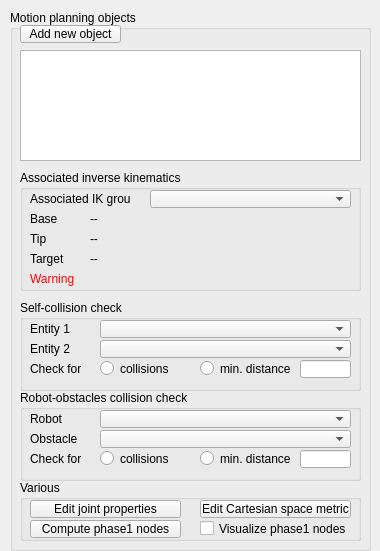
<?xml version="1.0" encoding="UTF-8"?>
<ui version="4.0">
 <class>CQDlgMotionPlanning</class>
 <widget class="QDialog" name="CQDlgMotionPlanning">
  <property name="geometry">
   <rect>
    <x>0</x>
    <y>0</y>
    <width>380</width>
    <height>551</height>
   </rect>
  </property>
  <property name="windowTitle">
   <string>Motion Planning</string>
  </property>
  <property name="locale">
   <locale language="English" country="UnitedStates"/>
  </property>
  <widget class="QGroupBox" name="groupBox">
   <property name="geometry">
    <rect>
     <x>10</x>
     <y>10</y>
     <width>361</width>
     <height>541</height>
    </rect>
   </property>
   <property name="title">
    <string>Motion planning objects</string>
   </property>
   <property name="flat">
    <bool>true</bool>
   </property>
   <widget class="QToolButton" name="qqAddNew">
    <property name="geometry">
     <rect>
      <x>10</x>
      <y>15</y>
      <width>101</width>
      <height>18</height>
     </rect>
    </property>
    <property name="focusPolicy">
     <enum>Qt::StrongFocus</enum>
    </property>
    <property name="text">
     <string>Add new object</string>
    </property>
   </widget>
   <widget class="QListWidget" name="qqList">
    <property name="geometry">
     <rect>
      <x>10</x>
      <y>40</y>
      <width>341</width>
      <height>111</height>
     </rect>
    </property>
   </widget>
   <widget class="QGroupBox" name="groupBox_3">
    <property name="geometry">
     <rect>
      <x>10</x>
      <y>290</y>
      <width>341</width>
      <height>91</height>
     </rect>
    </property>
    <property name="title">
     <string>Self-collision check</string>
    </property>
    <property name="flat">
     <bool>true</bool>
    </property>
    <widget class="QLineEdit" name="qqSelfDistDist">
     <property name="geometry">
      <rect>
       <x>280</x>
       <y>60</y>
       <width>51</width>
       <height>18</height>
      </rect>
     </property>
    </widget>
    <widget class="QLabel" name="label_4">
     <property name="geometry">
      <rect>
       <x>10</x>
       <y>20</y>
       <width>71</width>
       <height>18</height>
      </rect>
     </property>
     <property name="text">
      <string>Entity 1</string>
     </property>
    </widget>
    <widget class="QComboBox" name="qqEntity1Combo">
     <property name="geometry">
      <rect>
       <x>80</x>
       <y>20</y>
       <width>251</width>
       <height>18</height>
      </rect>
     </property>
    </widget>
    <widget class="QLabel" name="label_5">
     <property name="geometry">
      <rect>
       <x>10</x>
       <y>40</y>
       <width>71</width>
       <height>18</height>
      </rect>
     </property>
     <property name="text">
      <string>Entity 2</string>
     </property>
    </widget>
    <widget class="QComboBox" name="qqEntity2Combo">
     <property name="geometry">
      <rect>
       <x>80</x>
       <y>40</y>
       <width>251</width>
       <height>18</height>
      </rect>
     </property>
    </widget>
    <widget class="QRadioButton" name="qqSelfColl">
     <property name="geometry">
      <rect>
       <x>80</x>
       <y>60</y>
       <width>71</width>
       <height>17</height>
      </rect>
     </property>
     <property name="text">
      <string>collisions</string>
     </property>
     <property name="autoExclusive">
      <bool>false</bool>
     </property>
    </widget>
    <widget class="QLabel" name="label_6">
     <property name="geometry">
      <rect>
       <x>10</x>
       <y>60</y>
       <width>71</width>
       <height>18</height>
      </rect>
     </property>
     <property name="text">
      <string>Check for</string>
     </property>
    </widget>
    <widget class="QRadioButton" name="qqSelfDist">
     <property name="geometry">
      <rect>
       <x>180</x>
       <y>60</y>
       <width>91</width>
       <height>17</height>
      </rect>
     </property>
     <property name="text">
      <string>min. distance</string>
     </property>
     <property name="autoExclusive">
      <bool>false</bool>
     </property>
    </widget>
   </widget>
   <widget class="QGroupBox" name="groupBox_4">
    <property name="geometry">
     <rect>
      <x>10</x>
      <y>380</y>
      <width>341</width>
      <height>91</height>
     </rect>
    </property>
    <property name="title">
     <string>Robot-obstacles collision check</string>
    </property>
    <property name="flat">
     <bool>true</bool>
    </property>
    <widget class="QLineEdit" name="qqDistDist">
     <property name="geometry">
      <rect>
       <x>280</x>
       <y>60</y>
       <width>51</width>
       <height>18</height>
      </rect>
     </property>
    </widget>
    <widget class="QLabel" name="label_7">
     <property name="geometry">
      <rect>
       <x>10</x>
       <y>20</y>
       <width>71</width>
       <height>18</height>
      </rect>
     </property>
     <property name="text">
      <string>Robot</string>
     </property>
    </widget>
    <widget class="QComboBox" name="qqRobotCombo">
     <property name="geometry">
      <rect>
       <x>80</x>
       <y>20</y>
       <width>251</width>
       <height>18</height>
      </rect>
     </property>
    </widget>
    <widget class="QLabel" name="label_8">
     <property name="geometry">
      <rect>
       <x>10</x>
       <y>40</y>
       <width>71</width>
       <height>18</height>
      </rect>
     </property>
     <property name="text">
      <string>Obstacle</string>
     </property>
    </widget>
    <widget class="QComboBox" name="qqObstacleCombo">
     <property name="geometry">
      <rect>
       <x>80</x>
       <y>40</y>
       <width>251</width>
       <height>18</height>
      </rect>
     </property>
    </widget>
    <widget class="QRadioButton" name="qqColl">
     <property name="geometry">
      <rect>
       <x>80</x>
       <y>60</y>
       <width>71</width>
       <height>17</height>
      </rect>
     </property>
     <property name="text">
      <string>collisions</string>
     </property>
     <property name="autoExclusive">
      <bool>false</bool>
     </property>
    </widget>
    <widget class="QLabel" name="label_9">
     <property name="geometry">
      <rect>
       <x>10</x>
       <y>60</y>
       <width>71</width>
       <height>18</height>
      </rect>
     </property>
     <property name="text">
      <string>Check for</string>
     </property>
    </widget>
    <widget class="QRadioButton" name="qqDist">
     <property name="geometry">
      <rect>
       <x>180</x>
       <y>60</y>
       <width>91</width>
       <height>17</height>
      </rect>
     </property>
     <property name="text">
      <string>min. distance</string>
     </property>
     <property name="autoExclusive">
      <bool>false</bool>
     </property>
    </widget>
   </widget>
   <widget class="QGroupBox" name="groupBox_5">
    <property name="geometry">
     <rect>
      <x>10</x>
      <y>160</y>
      <width>341</width>
      <height>121</height>
     </rect>
    </property>
    <property name="title">
     <string>Associated inverse kinematics</string>
    </property>
    <property name="flat">
     <bool>true</bool>
    </property>
    <widget class="QLabel" name="label_10">
     <property name="geometry">
      <rect>
       <x>10</x>
       <y>20</y>
       <width>101</width>
       <height>18</height>
      </rect>
     </property>
     <property name="text">
      <string>Associated IK group</string>
     </property>
    </widget>
    <widget class="QComboBox" name="qqIkGroupCombo">
     <property name="geometry">
      <rect>
       <x>130</x>
       <y>20</y>
       <width>201</width>
       <height>18</height>
      </rect>
     </property>
    </widget>
    <widget class="QLabel" name="label_11">
     <property name="geometry">
      <rect>
       <x>10</x>
       <y>40</y>
       <width>51</width>
       <height>18</height>
      </rect>
     </property>
     <property name="text">
      <string>Base</string>
     </property>
    </widget>
    <widget class="QLabel" name="label_12">
     <property name="geometry">
      <rect>
       <x>10</x>
       <y>60</y>
       <width>51</width>
       <height>18</height>
      </rect>
     </property>
     <property name="text">
      <string>Tip</string>
     </property>
    </widget>
    <widget class="QLabel" name="label_13">
     <property name="geometry">
      <rect>
       <x>10</x>
       <y>80</y>
       <width>51</width>
       <height>18</height>
      </rect>
     </property>
     <property name="text">
      <string>Target</string>
     </property>
    </widget>
    <widget class="QLabel" name="qqBase">
     <property name="geometry">
      <rect>
       <x>70</x>
       <y>40</y>
       <width>261</width>
       <height>18</height>
      </rect>
     </property>
     <property name="text">
      <string>--</string>
     </property>
    </widget>
    <widget class="QLabel" name="qqTip">
     <property name="geometry">
      <rect>
       <x>70</x>
       <y>60</y>
       <width>261</width>
       <height>18</height>
      </rect>
     </property>
     <property name="text">
      <string>--</string>
     </property>
    </widget>
    <widget class="QLabel" name="qqTarget">
     <property name="geometry">
      <rect>
       <x>70</x>
       <y>80</y>
       <width>261</width>
       <height>18</height>
      </rect>
     </property>
     <property name="text">
      <string>--</string>
     </property>
    </widget>
    <widget class="QLabel" name="qqWarning">
     <property name="geometry">
      <rect>
       <x>10</x>
       <y>100</y>
       <width>321</width>
       <height>18</height>
      </rect>
     </property>
     <property name="palette">
      <palette>
       <active>
        <colorrole role="WindowText">
         <brush brushstyle="SolidPattern">
          <color alpha="255">
           <red>255</red>
           <green>0</green>
           <blue>0</blue>
          </color>
         </brush>
        </colorrole>
        <colorrole role="Button">
         <brush brushstyle="SolidPattern">
          <color alpha="255">
           <red>255</red>
           <green>0</green>
           <blue>0</blue>
          </color>
         </brush>
        </colorrole>
        <colorrole role="Light">
         <brush brushstyle="SolidPattern">
          <color alpha="255">
           <red>255</red>
           <green>127</green>
           <blue>127</blue>
          </color>
         </brush>
        </colorrole>
        <colorrole role="Midlight">
         <brush brushstyle="SolidPattern">
          <color alpha="255">
           <red>255</red>
           <green>63</green>
           <blue>63</blue>
          </color>
         </brush>
        </colorrole>
        <colorrole role="Dark">
         <brush brushstyle="SolidPattern">
          <color alpha="255">
           <red>127</red>
           <green>0</green>
           <blue>0</blue>
          </color>
         </brush>
        </colorrole>
        <colorrole role="Mid">
         <brush brushstyle="SolidPattern">
          <color alpha="255">
           <red>170</red>
           <green>0</green>
           <blue>0</blue>
          </color>
         </brush>
        </colorrole>
        <colorrole role="Text">
         <brush brushstyle="SolidPattern">
          <color alpha="255">
           <red>255</red>
           <green>0</green>
           <blue>0</blue>
          </color>
         </brush>
        </colorrole>
        <colorrole role="BrightText">
         <brush brushstyle="SolidPattern">
          <color alpha="255">
           <red>255</red>
           <green>255</green>
           <blue>255</blue>
          </color>
         </brush>
        </colorrole>
        <colorrole role="ButtonText">
         <brush brushstyle="SolidPattern">
          <color alpha="255">
           <red>0</red>
           <green>0</green>
           <blue>0</blue>
          </color>
         </brush>
        </colorrole>
        <colorrole role="Base">
         <brush brushstyle="SolidPattern">
          <color alpha="255">
           <red>255</red>
           <green>255</green>
           <blue>255</blue>
          </color>
         </brush>
        </colorrole>
        <colorrole role="Window">
         <brush brushstyle="SolidPattern">
          <color alpha="255">
           <red>255</red>
           <green>0</green>
           <blue>0</blue>
          </color>
         </brush>
        </colorrole>
        <colorrole role="Shadow">
         <brush brushstyle="SolidPattern">
          <color alpha="255">
           <red>0</red>
           <green>0</green>
           <blue>0</blue>
          </color>
         </brush>
        </colorrole>
        <colorrole role="AlternateBase">
         <brush brushstyle="SolidPattern">
          <color alpha="255">
           <red>255</red>
           <green>127</green>
           <blue>127</blue>
          </color>
         </brush>
        </colorrole>
        <colorrole role="ToolTipBase">
         <brush brushstyle="SolidPattern">
          <color alpha="255">
           <red>255</red>
           <green>255</green>
           <blue>220</blue>
          </color>
         </brush>
        </colorrole>
        <colorrole role="ToolTipText">
         <brush brushstyle="SolidPattern">
          <color alpha="255">
           <red>0</red>
           <green>0</green>
           <blue>0</blue>
          </color>
         </brush>
        </colorrole>
       </active>
       <inactive>
        <colorrole role="WindowText">
         <brush brushstyle="SolidPattern">
          <color alpha="255">
           <red>255</red>
           <green>0</green>
           <blue>0</blue>
          </color>
         </brush>
        </colorrole>
        <colorrole role="Button">
         <brush brushstyle="SolidPattern">
          <color alpha="255">
           <red>255</red>
           <green>0</green>
           <blue>0</blue>
          </color>
         </brush>
        </colorrole>
        <colorrole role="Light">
         <brush brushstyle="SolidPattern">
          <color alpha="255">
           <red>255</red>
           <green>127</green>
           <blue>127</blue>
          </color>
         </brush>
        </colorrole>
        <colorrole role="Midlight">
         <brush brushstyle="SolidPattern">
          <color alpha="255">
           <red>255</red>
           <green>63</green>
           <blue>63</blue>
          </color>
         </brush>
        </colorrole>
        <colorrole role="Dark">
         <brush brushstyle="SolidPattern">
          <color alpha="255">
           <red>127</red>
           <green>0</green>
           <blue>0</blue>
          </color>
         </brush>
        </colorrole>
        <colorrole role="Mid">
         <brush brushstyle="SolidPattern">
          <color alpha="255">
           <red>170</red>
           <green>0</green>
           <blue>0</blue>
          </color>
         </brush>
        </colorrole>
        <colorrole role="Text">
         <brush brushstyle="SolidPattern">
          <color alpha="255">
           <red>255</red>
           <green>0</green>
           <blue>0</blue>
          </color>
         </brush>
        </colorrole>
        <colorrole role="BrightText">
         <brush brushstyle="SolidPattern">
          <color alpha="255">
           <red>255</red>
           <green>255</green>
           <blue>255</blue>
          </color>
         </brush>
        </colorrole>
        <colorrole role="ButtonText">
         <brush brushstyle="SolidPattern">
          <color alpha="255">
           <red>0</red>
           <green>0</green>
           <blue>0</blue>
          </color>
         </brush>
        </colorrole>
        <colorrole role="Base">
         <brush brushstyle="SolidPattern">
          <color alpha="255">
           <red>255</red>
           <green>255</green>
           <blue>255</blue>
          </color>
         </brush>
        </colorrole>
        <colorrole role="Window">
         <brush brushstyle="SolidPattern">
          <color alpha="255">
           <red>255</red>
           <green>0</green>
           <blue>0</blue>
          </color>
         </brush>
        </colorrole>
        <colorrole role="Shadow">
         <brush brushstyle="SolidPattern">
          <color alpha="255">
           <red>0</red>
           <green>0</green>
           <blue>0</blue>
          </color>
         </brush>
        </colorrole>
        <colorrole role="AlternateBase">
         <brush brushstyle="SolidPattern">
          <color alpha="255">
           <red>255</red>
           <green>127</green>
           <blue>127</blue>
          </color>
         </brush>
        </colorrole>
        <colorrole role="ToolTipBase">
         <brush brushstyle="SolidPattern">
          <color alpha="255">
           <red>255</red>
           <green>255</green>
           <blue>220</blue>
          </color>
         </brush>
        </colorrole>
        <colorrole role="ToolTipText">
         <brush brushstyle="SolidPattern">
          <color alpha="255">
           <red>0</red>
           <green>0</green>
           <blue>0</blue>
          </color>
         </brush>
        </colorrole>
       </inactive>
       <disabled>
        <colorrole role="WindowText">
         <brush brushstyle="SolidPattern">
          <color alpha="255">
           <red>127</red>
           <green>0</green>
           <blue>0</blue>
          </color>
         </brush>
        </colorrole>
        <colorrole role="Button">
         <brush brushstyle="SolidPattern">
          <color alpha="255">
           <red>255</red>
           <green>0</green>
           <blue>0</blue>
          </color>
         </brush>
        </colorrole>
        <colorrole role="Light">
         <brush brushstyle="SolidPattern">
          <color alpha="255">
           <red>255</red>
           <green>127</green>
           <blue>127</blue>
          </color>
         </brush>
        </colorrole>
        <colorrole role="Midlight">
         <brush brushstyle="SolidPattern">
          <color alpha="255">
           <red>255</red>
           <green>63</green>
           <blue>63</blue>
          </color>
         </brush>
        </colorrole>
        <colorrole role="Dark">
         <brush brushstyle="SolidPattern">
          <color alpha="255">
           <red>127</red>
           <green>0</green>
           <blue>0</blue>
          </color>
         </brush>
        </colorrole>
        <colorrole role="Mid">
         <brush brushstyle="SolidPattern">
          <color alpha="255">
           <red>170</red>
           <green>0</green>
           <blue>0</blue>
          </color>
         </brush>
        </colorrole>
        <colorrole role="Text">
         <brush brushstyle="SolidPattern">
          <color alpha="255">
           <red>127</red>
           <green>0</green>
           <blue>0</blue>
          </color>
         </brush>
        </colorrole>
        <colorrole role="BrightText">
         <brush brushstyle="SolidPattern">
          <color alpha="255">
           <red>255</red>
           <green>255</green>
           <blue>255</blue>
          </color>
         </brush>
        </colorrole>
        <colorrole role="ButtonText">
         <brush brushstyle="SolidPattern">
          <color alpha="255">
           <red>127</red>
           <green>0</green>
           <blue>0</blue>
          </color>
         </brush>
        </colorrole>
        <colorrole role="Base">
         <brush brushstyle="SolidPattern">
          <color alpha="255">
           <red>255</red>
           <green>0</green>
           <blue>0</blue>
          </color>
         </brush>
        </colorrole>
        <colorrole role="Window">
         <brush brushstyle="SolidPattern">
          <color alpha="255">
           <red>255</red>
           <green>0</green>
           <blue>0</blue>
          </color>
         </brush>
        </colorrole>
        <colorrole role="Shadow">
         <brush brushstyle="SolidPattern">
          <color alpha="255">
           <red>0</red>
           <green>0</green>
           <blue>0</blue>
          </color>
         </brush>
        </colorrole>
        <colorrole role="AlternateBase">
         <brush brushstyle="SolidPattern">
          <color alpha="255">
           <red>255</red>
           <green>0</green>
           <blue>0</blue>
          </color>
         </brush>
        </colorrole>
        <colorrole role="ToolTipBase">
         <brush brushstyle="SolidPattern">
          <color alpha="255">
           <red>255</red>
           <green>255</green>
           <blue>220</blue>
          </color>
         </brush>
        </colorrole>
        <colorrole role="ToolTipText">
         <brush brushstyle="SolidPattern">
          <color alpha="255">
           <red>0</red>
           <green>0</green>
           <blue>0</blue>
          </color>
         </brush>
        </colorrole>
       </disabled>
      </palette>
     </property>
     <property name="text">
      <string>Warning</string>
     </property>
    </widget>
   </widget>
   <widget class="QGroupBox" name="groupBox_6">
    <property name="geometry">
     <rect>
      <x>10</x>
      <y>470</y>
      <width>341</width>
      <height>61</height>
     </rect>
    </property>
    <property name="title">
     <string>Various</string>
    </property>
    <property name="flat">
     <bool>true</bool>
    </property>
    <widget class="QToolButton" name="qqEditJointProp">
     <property name="geometry">
      <rect>
       <x>10</x>
       <y>20</y>
       <width>151</width>
       <height>18</height>
      </rect>
     </property>
     <property name="focusPolicy">
      <enum>Qt::StrongFocus</enum>
     </property>
     <property name="text">
      <string>Edit joint properties</string>
     </property>
    </widget>
    <widget class="QToolButton" name="qqEditWorkspaceMetric">
     <property name="geometry">
      <rect>
       <x>180</x>
       <y>20</y>
       <width>151</width>
       <height>18</height>
      </rect>
     </property>
     <property name="focusPolicy">
      <enum>Qt::StrongFocus</enum>
     </property>
     <property name="text">
      <string>Edit Cartesian space metric</string>
     </property>
    </widget>
    <widget class="QToolButton" name="qqComputeNodes">
     <property name="geometry">
      <rect>
       <x>10</x>
       <y>40</y>
       <width>151</width>
       <height>18</height>
      </rect>
     </property>
     <property name="focusPolicy">
      <enum>Qt::StrongFocus</enum>
     </property>
     <property name="text">
      <string>Compute phase1 nodes</string>
     </property>
    </widget>
    <widget class="QCheckBox" name="showPhase1Nodes">
     <property name="geometry">
      <rect>
       <x>180</x>
       <y>40</y>
       <width>151</width>
       <height>17</height>
      </rect>
     </property>
     <property name="text">
      <string>Visualize phase1 nodes</string>
     </property>
    </widget>
   </widget>
  </widget>
 </widget>
 <tabstops>
  <tabstop>qqAddNew</tabstop>
  <tabstop>qqList</tabstop>
  <tabstop>qqIkGroupCombo</tabstop>
  <tabstop>qqEntity1Combo</tabstop>
  <tabstop>qqEntity2Combo</tabstop>
  <tabstop>qqSelfColl</tabstop>
  <tabstop>qqSelfDist</tabstop>
  <tabstop>qqSelfDistDist</tabstop>
  <tabstop>qqRobotCombo</tabstop>
  <tabstop>qqObstacleCombo</tabstop>
  <tabstop>qqColl</tabstop>
  <tabstop>qqDist</tabstop>
  <tabstop>qqDistDist</tabstop>
  <tabstop>qqEditJointProp</tabstop>
  <tabstop>qqEditWorkspaceMetric</tabstop>
  <tabstop>qqComputeNodes</tabstop>
 </tabstops>
 <resources/>
 <connections/>
</ui>
